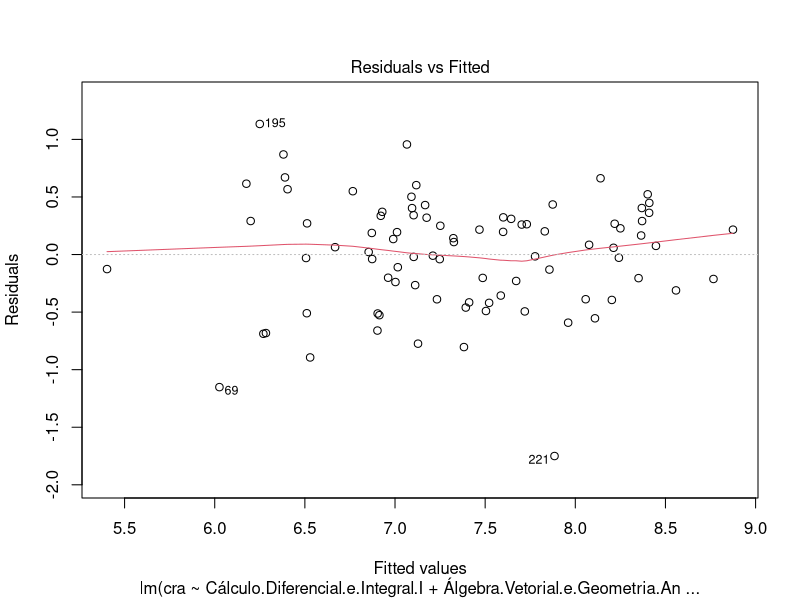
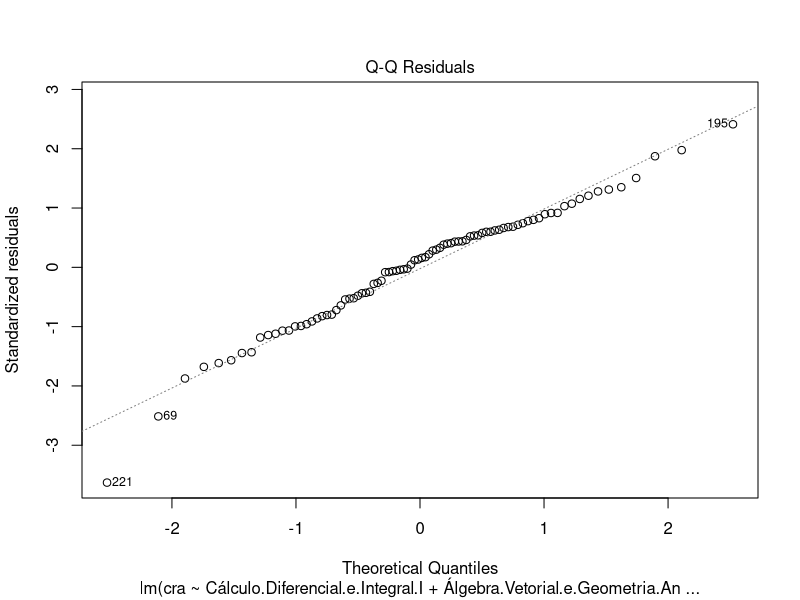
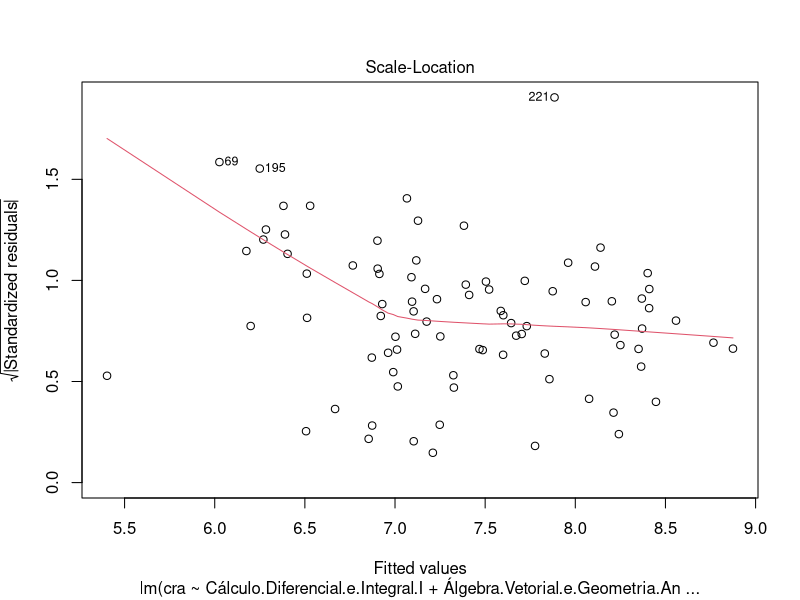
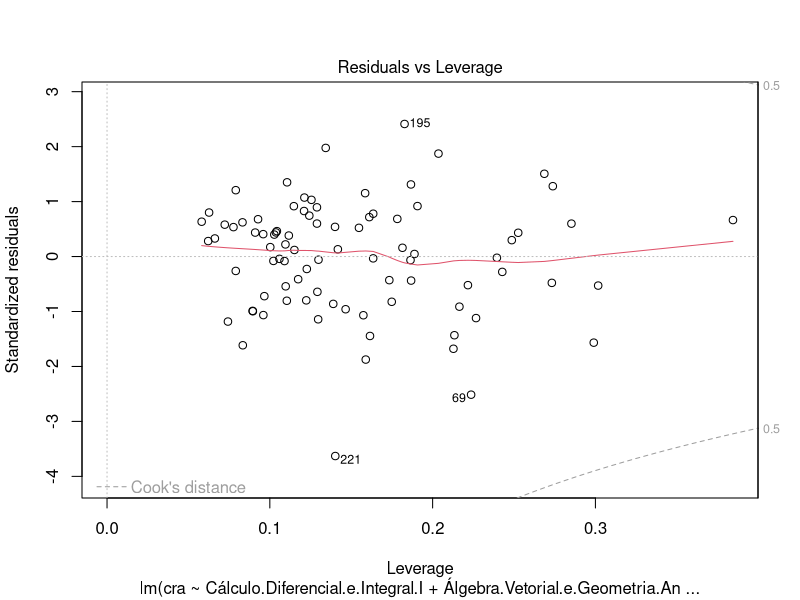
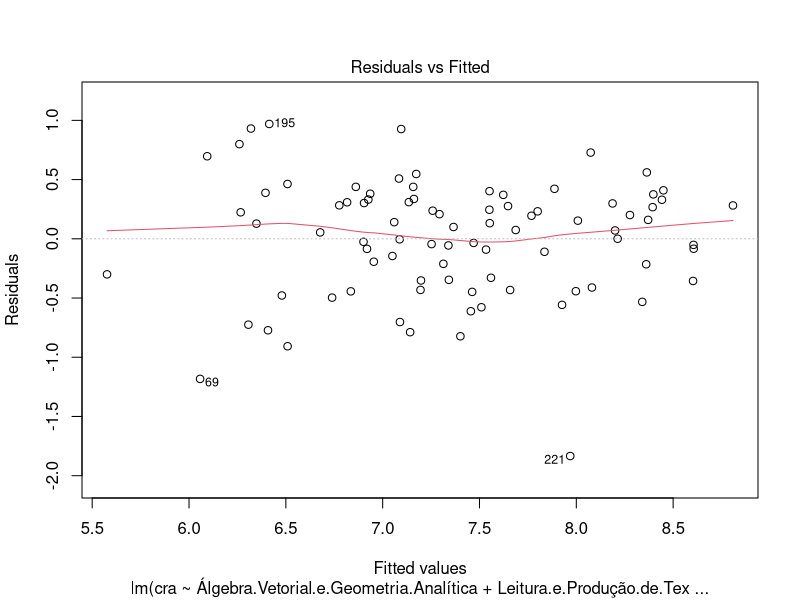
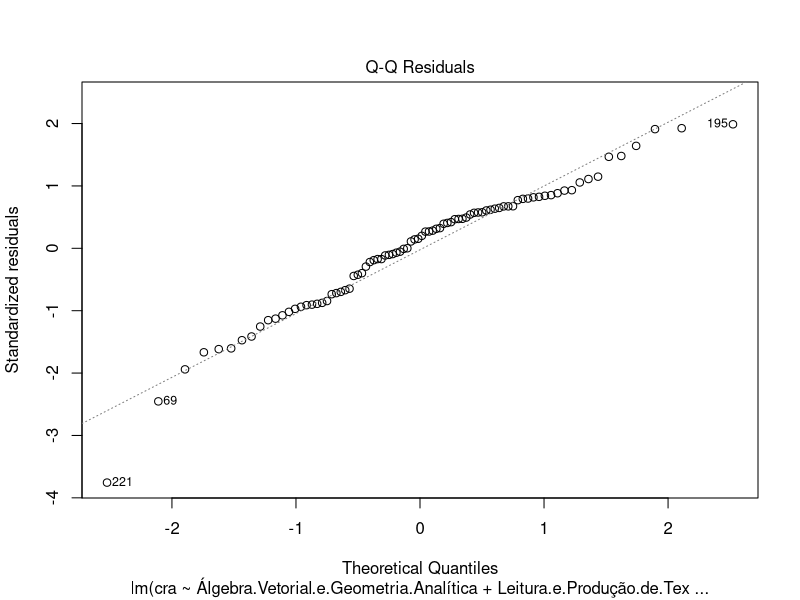
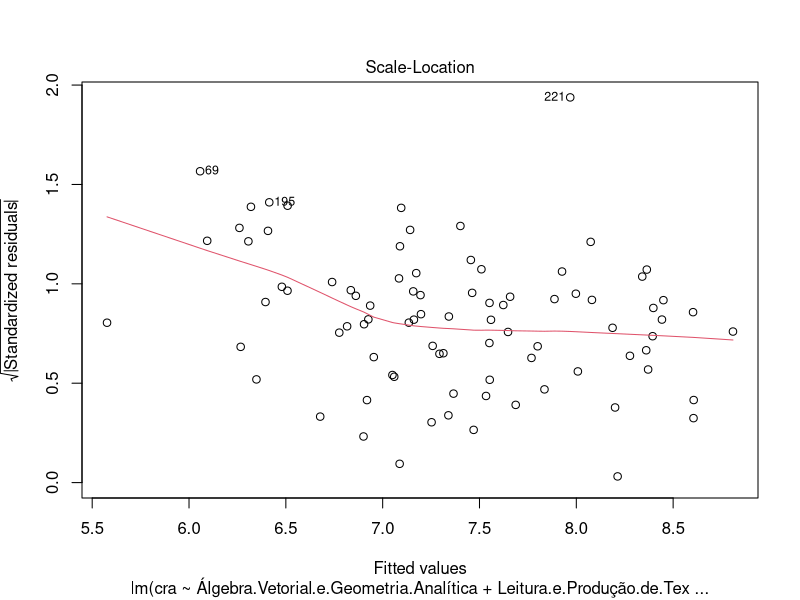
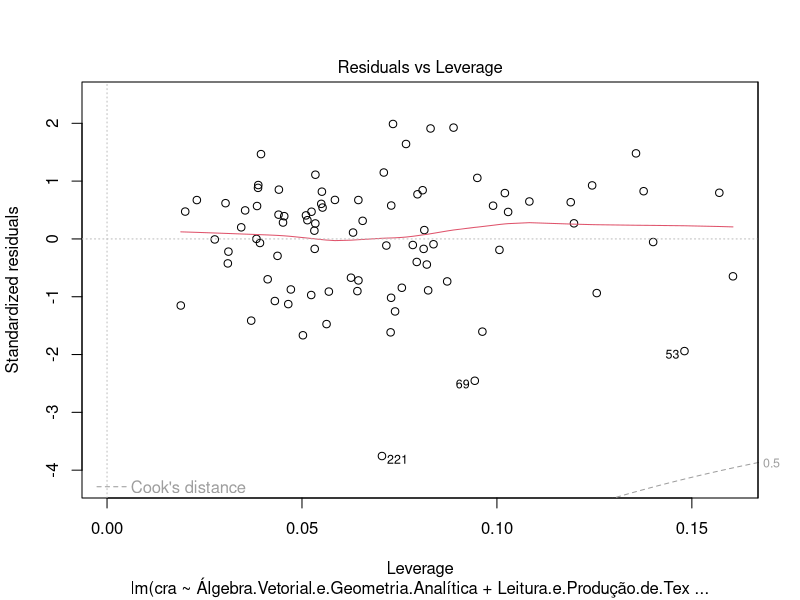

Recreate these plots in R, in order.
# Tarefa 2

# O desempenho dos alunos nos dois primeiros períodos consegue explicar, em algum 
# grau, seus desempenhos no curso como um todo?

# Vamos tentar responder essa pergunta usando regressão linear. Vamos fazer isso 
# quebrando a pergunta anterior nas seguintes perguntas:

# a) Um modelo de regressão múltipla com todas as variáveis é plausível para explicar
#       a variação em y? Em que grau?
# b) Todas as variáveis são úteis para o modelo de regressão?
# c) Se a resposta para a pergunta anterior foi não, construa um novo modelo sem 
#       essas variáveis e o compare ao modelo com todas as variáveis (e.g. em termos de R2 e RSE).
# d) Analise os plots de resíduos de cada variável e veja se algum (um ou mais) 
#       deles indica não aleatoriedade dos erros.
# e) Que período consegue explicar melhor o desempenho final (primeiro ou segundo)?
# f) Use o modelo para predizer o seu próprio desempenho e compare a predição 
#       com o seu CRA atual. Comente o resultado.

setwd('~/Desktop/Link to AD2/analytics2/')

df <- read.csv('Tarefa2/graduados_model.csv', sep=' ')  

head(df)
View(df)

# library(outliers)
# 
# outlier(df[2:ncol(df)])
# rm.outlier(df[2:ncol(df)])

# -----------------------------------------------------------------------------------

model.p1.p2 <- lm(cra ~ Cálculo.Diferencial.e.Integral.I +
                Álgebra.Vetorial.e.Geometria.Analítica +
                Programação.I +
                Introdução.à.Computação +
                Leitura.e.Produção.de.Textos + 
                Laboratório.de.Programação.I +
                Programação.II + 
                Cálculo.Diferencial.e.Integral.II +
                Matemática.Discreta +
                Laboratório.de.Programação.II +
                Teoria.dos.Grafos +
                Fundamentos.de.Física.Clássica, data=df)
summary(model.p1.p2)

# a) Um modelo de regressão múltipla com todas as variáveis é plausível para explicar
#       a variação em y? Em que grau?

#         Segundo se observa no summary do modelo acima, o p-valor é bastante baixo,
#        menor que 0.05 (p-valor = 3.537e-14), e portanto, o modelo é aceitável.
#         Apesar disso, vemos também que o Adjusted R-squared é baixo, o que significa
#        que devemos buscar eliminar variáveis que devem estar atrapalhando a 
#        predição.
#         Pelo Adjusted R-squared, observa-se que pouco mais da metade da variação é explicada pelo
#        modelo. Adjusted R-squared = 0.6393

plot(model.p1.p2)

#coefficients(model.p1.p2)
#confint(model.p1.p2, level=.95)
#fitted(model.p1.p2)
#residuals(model.p1.p2)
#anova(model.p1.p2)
#vcov(model.p1.p2)
#influence(model.p1.p2)


# -----------------------------------------------------------------------------------

# Variable selection
library(MASS)

model.opt <- lm(cra ~ 
                    Cálculo.Diferencial.e.Integral.I +
                    Álgebra.Vetorial.e.Geometria.Analítica +
                    Programação.I +
                    Introdução.à.Computação +
                    Leitura.e.Produção.de.Textos + 
                    Laboratório.de.Programação.I +
                    Programação.II + 
                    Cálculo.Diferencial.e.Integral.II +
                    Matemática.Discreta +
                    Laboratório.de.Programação.II +
                    Teoria.dos.Grafos +
                    Fundamentos.de.Física.Clássica, 
                data=df)
final_model <- stepAIC(model.opt, direction="both")
final_model$anova

summary(model.opt)
summary.aov(model.opt)

summary(final_model)
plot(final_model)

# b) Todas as variáveis são úteis para o modelo de regressão?
#         Não, após aplicar o método de seleção de modelos baseado no AIC (Akaike 
#       information criterion), chegou-se ao seguinte modelo:
#             cra = 0.09881 * Álgebra.Vetorial.e.Geometria.Analítica + 
#                   0.10241 * Leitura.e.Produção.de.Textos + 
#                   0.30538 * Programação.II +
#                   0.21886 * Matemática.Discreta +
#                   0.09098 * Teoria.dos.Grafos
#                   1.15308
#
#         Como se observa, apenas cinco disciplinas são realmente significativas
#       para previsão do cra, considerando apenas conjunto das disciplinas do 1o e do 2o
#       periodos.
#         O modelo tem as seguintes medidas:
#           p-value: < 2.2e-16
#           F-statistic: 33.66
#           Adjusted R-squared:  0.6577
#
#         Nota-se, portanto, uma melhora no nível de explicação da variabilidade que pode ser
#       explicada pelo modelo proposto.

# ------------------------------------------------------------------------------------------
summary(model.p1.p2)
summary(final_model)

# c) Se a resposta para a pergunta anterior foi não, construa um novo modelo sem 
#       essas variáveis e o compare ao modelo com todas as variáveis 
#       (e.g. em termos de R2 e RSE).
#     Modelo Final encontrado:
#       cra = 1.067e-15 * Programação.II + -1.094e-15 * Matemática.Discreta + 7.24
#     Comparação com modelo com todas as variáveis (model.p1.p2):
#       model           p-valor       R2          R2-Adj        RSE
#       model.p1.p2     3.537e-14     0.6902      0.6393        0.52
#       final_model     < 2.2e-16     0.6778      0.6577        0.5065                      
#
#     Como se pode observar,o modelo final é superior ao modelo com todas as variáveis
#     em todas as medidas exploradas.


# ---------------------------------------------------------------------------------------------

plot(model.p1.p2)
plot(final_model)

# d) Analise os plots de resíduos de cada variável e veja se algum (um ou mais) 
#       deles indica não aleatoriedade dos erros.

# ---------------------------------------------------------------------------------------------

model.p1 <- lm(cra ~ Cálculo.Diferencial.e.Integral.I +
                    Álgebra.Vetorial.e.Geometria.Analítica +
                    Programação.I +
                    Introdução.à.Computação +
                    Leitura.e.Produção.de.Textos + 
                    Laboratório.de.Programação.I,
                    data=df)
summary(model.p1)

model.p2 <- lm(cra ~ Programação.II + 
                 Cálculo.Diferencial.e.Integral.II +
                 Matemática.Discreta +
                 Laboratório.de.Programação.II +
                 Teoria.dos.Grafos +
                 Fundamentos.de.Física.Clássica,
               data=df)
summary(model.p2)


# e) Que período consegue explicar melhor o desempenho final (primeiro ou segundo)?
#    Como se observar nos resultados dos comandos acima, para o modelo 1,
#     que considera apenas as disciplinas do 1 periodo, nós temos a seguinte
#     configuração:
#        p-valor = 1.954e-10
#        F-statistic = 13.43
#        Adjusted R-squared = 0.4673
#     Já para o modelo 2, o qual considera apenas as disciplinas do 2o periodo, nós
#     temos a seguinte configuração:
#        p-valor = 3.458e-10
#        F-statistic = 13.03
#        Adjusted R-squared = 0.4592
#     Portanto, o modelo 1 descreve/prever melhor o cra do aluno para o curso como
#     um todo.

# ---------------------------------------------------------------------------------------------

# f) Use o modelo para predizer o seu próprio desempenho e compare a predição 
#       com o seu CRA atual. Comente o resultado.
#     Fórmula do modelo: 
#       cra = 1.067e-15 * Programação.II + -1.094e-15 * Matemática.Discreta + 7.24
#
#       Programacao.II = 8.2
#       Matematica.Discreta = 7.9
#       cra estimado = 7,24
#       cra correto = 7,80
